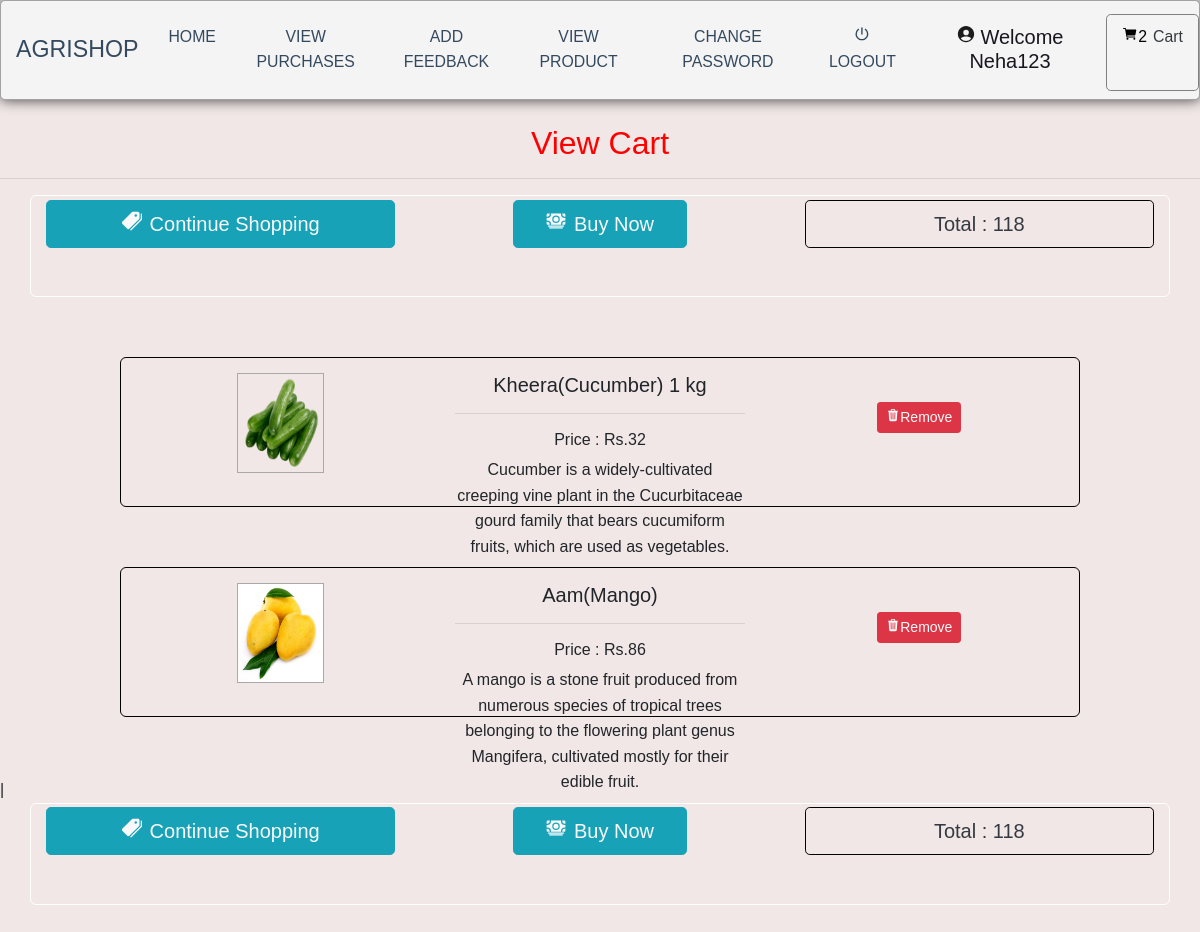
The app's page /cart (signed in), older data.
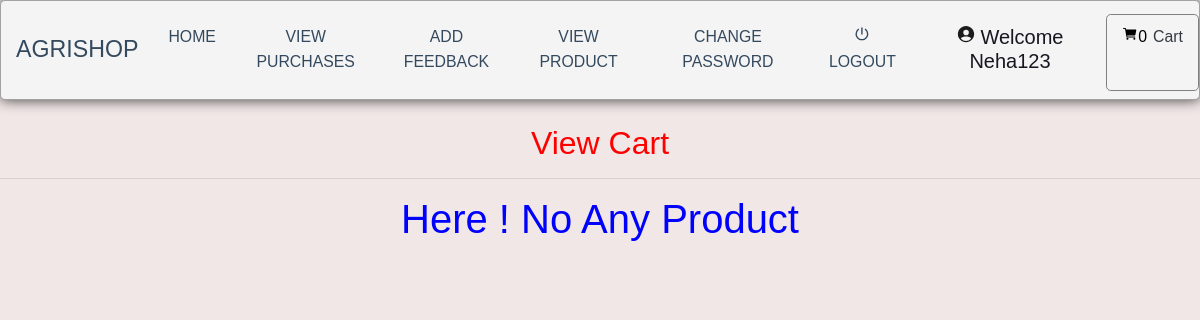
The same page, newer data.
### grocery/models.py (models this page shows, shortened)
class Cart(models.Model):
    profile = models.ForeignKey(Profile,on_delete=models.CASCADE,null=True)
    product = models.ForeignKey(Product, on_delete=models.CASCADE, null=True)

class Product(models.Model):
    category = models.ForeignKey(Category, on_delete=models.CASCADE, null=True)
    image = models.FileField(null=True)
    name = models.CharField(max_length=30, null=True)
    price = models.IntegerField(null=True)
    desc = models.TextField(null=True)

### grocery/views.py (the view)
# urls.py: path('cart', view_cart, name='cart'),
def view_cart(request):
    if not request.user.is_authenticated:
        return redirect('login')
    user = User.objects.get(id=request.user.id)
    profile = Profile.objects.get(user=user)
    cart = Cart.objects.filter(profile=profile).all()
    pro = recommended_product(request)
    total = 0
    num1 = 0
    book_id = request.user.username
    message1 = "Here ! No Any Product"
    for i in cart:
        total += i.product.price
        num1 += 1
        book_id = book_id + "." + str(i.product.id)
    d = {'profile': profile, 'cart': cart, 'total': total, 'num1': num1, 'book': book_id, 'message': message1,
         'pro': pro}
    return render(request, 'cart.html', d)

### grocery/views.py (called while the page is built)
def recommended_product(request):
    user = User.objects.get(id=request.user.id)
    profile = Profile.objects.get(user=user)
    book = Booking.objects.filter(profile=profile).order_by('-id')[:2]
    recommend = []
    for i in book:
        recommend += i.booking_id.split('.')[1:]
    pro1 = Product.objects.filter(id__in=recommend)
    cat = []
    for i in pro1:
        if not i.category.id in cat:
            cat.append(i.category.id)
    pro = Product.objects.filter(category__id__in=cat).order_by('?')
    return pro

### grocery/templates/cart.html (shortened to what this page needs)
{% extends 'navigation.html' %}
{% block body %}
<center><h2 style="color:red;margin-top:2%">View Cart</h2></center><hr>
{% if not cart %}
<h1 align="center" style="color:blue">{{message}}</h1>
{% else %}
<center><div class="container" style="border:1px solid white">
<div class="row">
    <div class="col-md-4" style="height:100px;">
                <center><a href="{% url 'view_product' 0 %}" style="margin-top:1%;width:100%" class="btn btn-lg btn-info text-light text-capitalize"><ion-icon style="margin-right:8px" name="pricetags"></ion-icon>Continue Shopping</a></center>
            </div>
    <div class="col-md-4" style="height:100px;">
                <center><a href="{% url 'booking' book %}" style="margin-top:1%;width:50%" class="btn btn-lg btn-info text-light text-capitalize"><ion-icon style="margin-right:8px" name="cash"></ion-icon>Buy Now</a></center>
            </div>
    <div class="col-md-4" style="height:100px;">
                <center><a style="margin-top:1%;width:100%;border:1px solid black" class="btn btn-default btn-lg text-dark text-capitalize">Total : {{total}}</a></center>
            </div>
</div>
    </div>
</center>
{% for i in cart %}
<center>
<div class="container" style="margin-top:2%;height:150px;width:80%">
    <div class="row" style="height:90%">
        <div class="col-md-4" style="height:120px">
            <img src="{{i.product.image.url}}" style="width:30%;height:100px;border:1px solid darkgray;margin-top:5%">
        </div>
        <div class="col-md-4" style="height:100px">
            <h5 style="margin-top:5%">{{i.product.name}}</h5><hr>
        <h6>Price : Rs.{{i.product.price}}</h6>
        <p>{{i.product.desc}}</p>
        </div>
            <div class="col-md-4" style="height:100px;">
                <center><a href="{% url 'remove_cart' i.id %}" style="margin-top:15%" class="btn btn-sm btn-danger text-light text-capitalize"><ion-icon name="trash"></ion-icon>Remove</a></center>
        </div>
    </div>
</div>
    </center>
{% endfor %}
|<div class="container" style="border:1px solid white">
<div class="row">
    <div class="col-md-4" style="height:100px;">
                <center><a href="{% url 'view_product' 0 %}" style="margin-top:1%;width:100%" class="btn btn-lg btn-info text-light text-capitalize"><ion-icon style="margin-right:8px" name="pricetags"></ion-icon>Continue Shopping</a></center>
            </div>
    <div class="col-md-4" style="height:100px;">
                <center><a href="{% url 'booking' book %}" style="margin-top:1%;width:50%" class="btn btn-lg btn-info text-light text-capitalize"><ion-icon style="margin-right:8px" name="cash"></ion-icon>Buy Now</a></center>
            </div>
    <div class="col-md-4" style="height:100px;">
                <center><a style="margin-top:1%;width:100%;border:1px solid black" class="btn btn-default btn-lg text-dark text-capitalize">Total : {{total}}</a></center>
            </div>
</div>
    {% endif %}
    </div>
{% endblock %}

### grocery/templates/navigation.html (shortened to what this page needs)
<!DOCTYPE html>
<html lang="en">
<head>
  {% load static %}
  <link rel="stylesheet" href="https://maxcdn.bootstrapcdn.com/bootstrap/4.0.0/css/bootstrap.min.css"
>
  <link rel=stylesheet href="//cdn.datatables.net/1.10.19/css/jquery.dataTables.min.css">
  <link rel="stylesheet" href="https://cdnjs.cloudflare.com/ajax/libs/font-awesome/4.7.0/css/font-awesome.min.css">
</head>
<body style="background-color:rgb(241, 231, 231)">
  <header class="header">
    <h1 class="logo"><a href="#">AgriShop</a></h1>
    <ul class="main-nav">
      {% if request.user.username %}
        {% if not request.user.is_staff %}
        <li>
          <a href="{% url 'home' %}">Home</a>
        </li>
        <li>
          <a href="{% url 'view_booking' %}">View Purchases</a>
        </li>
        <li>
          <a href="{% url 'send_feedback' request.user.id %}">Add Feedback</a>
        </li>
        <li>
          <a href="{% url 'view_product' 0 %}">View Product</a>
        </li>
        <li>
          <a href="{% url 'change_password' %}">Change Password</a>
        </li>
        {% endif %}
        {% endif %}
        {% if request.user.is_authenticated %}
        <a href="{% url 'logout' %}" ><ion-icon style="margin-right:1px"
            name="power-sharp"></ion-icon>Logout</a>
        {% if not request.user.is_staff %}
        <li>
          <a href="{% url 'profile' %}">
            <h5 style="color:#191620 ; text-transform : capitalize"><ion-icon
                style="margin-right:4px;color:#1c1b1b" name="person-circle-sharp"></ion-icon>Welcome
              {{request.user.username}}</h5>
          </a>
        </li>
        {% endif %}
        {% endif %}
        {% if not request.user.is_staff %}
        {% if request.user.username %}
        <a href="{% url 'cart' %}" style="border:1px solid gray"
          class="btn btn-default btn-lg text-dark text-capitalize">
          <ion-icon style="color:black;margin-top:2%" name="cart"></ion-icon><span
            style="color:black">{{num1}}</span><span style="margin-left:6px;margin-top:2%;">Cart</span></a>
        {% endif %}
        {% endif %}
    </ul>
  </header>
  {% block body %}
  {% endblock %}
</body>
</html>

Row changes from the older to the newer data that the page shows:
removed Cart: product.image (picture), product.name "Kheera(Cucumber) 1 kg", product.price "32", product.desc "Cucumber is a widely-cultivated creeping vine plant in the Cucurbitaceae gourd family that bears cucumiform fruits, which are used as vegetables."
removed Cart: product.image (picture), product.name "Aam(Mango)", product.price "86", product.desc "A mango is a stone fruit produced from numerous species of tropical trees belonging to the flowering plant genus Mangifera, cultivated mostly for their edible fruit."
Text that changed along with them:
{{ num1 }}: "2" → "0"
{{ message }}: (not shown) → "Here ! No Any Product"
{{ total }}: "118" → (not shown)
text no longer shown: "Continue Shopping Buy Now Total : | Continue Shopping Buy Now Total :"
